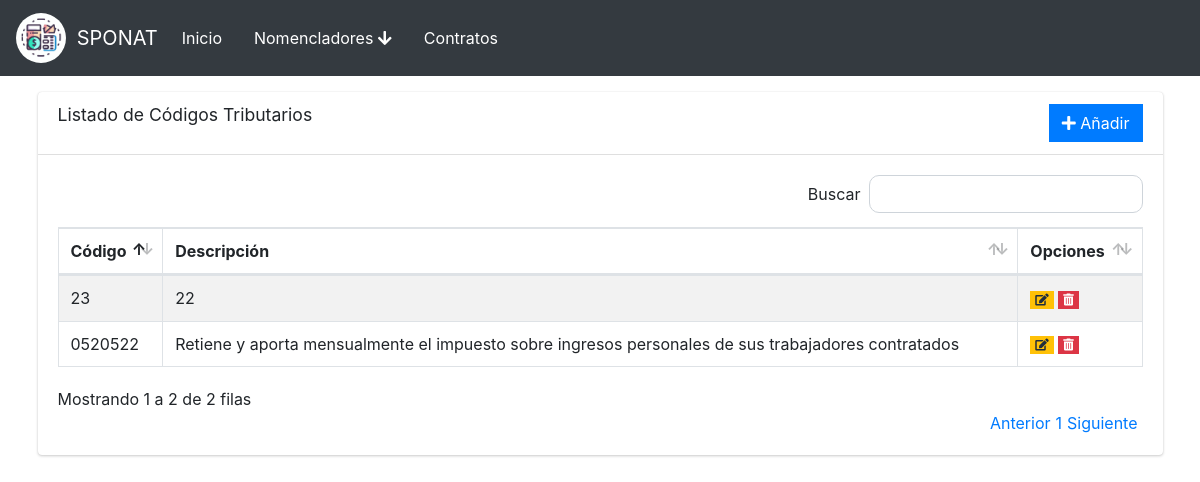
The page /codigo on the database as committed earlier.
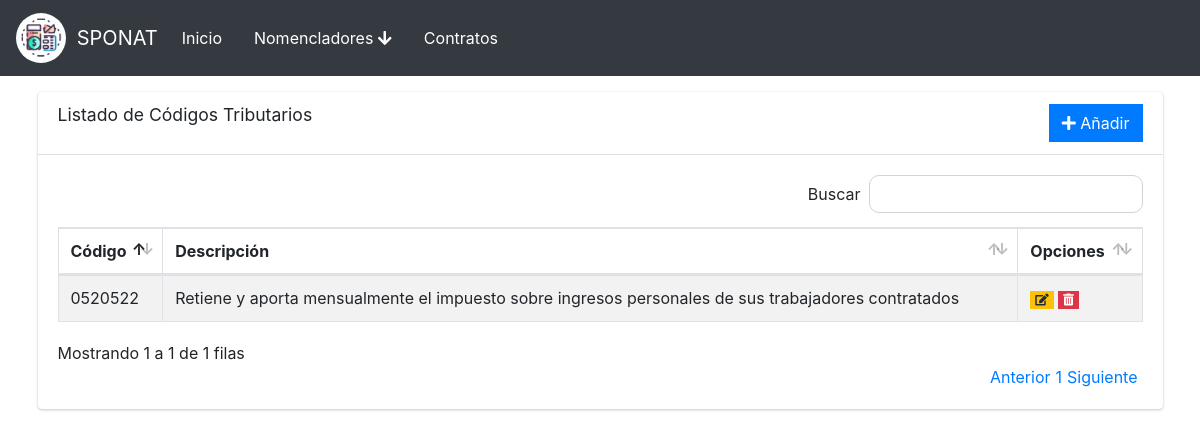
The same page on the database as committed later.
### main.py (models this page shows)
class CodigoSimple(db.Model):
    id = db.Column(db.Integer, primary_key=True, autoincrement=True)
    codigo = db.Column(db.String(50), nullable=False)
    descripcion = db.Column(db.String(200), nullable=False)
    porcentaje = db.Column(db.Float, nullable=True)
    fecha_pago = db.Column(db.String(200), nullable=False)

class CodigoPagoSalarial(db.Model):
    id = db.Column(db.Integer, primary_key=True, autoincrement=True)
    codigo = db.Column(db.String(50), nullable=False)
    descripcion = db.Column(db.String(200), nullable=False)
    monto_excento = db.Column(db.Float, nullable=False)
    monto_pago1 = db.Column(db.Float, nullable=False)
    porcentaje1 = db.Column(db.Float, nullable=False)
    monto_pago2 = db.Column(db.Float, nullable=False)
    porcentaje2 = db.Column(db.Float, nullable=False)
    monto_pago3 = db.Column(db.Float, nullable=False)
    porcentaje3 = db.Column(db.Float, nullable=False)
    monto_pago4 = db.Column(db.Float, nullable=False)
    porcentaje4 = db.Column(db.Float, nullable=False)
    monto_pago5 = db.Column(db.Float, nullable=False)
    porcentaje5 = db.Column(db.Float, nullable=False)
    monto_pago6 = db.Column(db.Float, nullable=False)
    porcentaje6 = db.Column(db.Float, nullable=False)
    fecha_pago = db.Column(db.String(200), nullable=False)

### main.py (the view)
@app.route('/codigo')
def cod_base():
    c_simple = db.session.query(CodigoSimple).all()
    c_pagoSalario = db.session.query(CodigoPagoSalarial).all()
    c_pagoMora = db.session.query(CodigoPagoMora).all()
    list = []
    for i in c_simple:
        list.append((i.id,i.codigo,i.descripcion,'simple'))
    for i in c_pagoSalario:
        list.append((i.id,i.codigo,i.descripcion,'salario'))
    for i in c_pagoMora:
        list.append((i.id,i.codigo,i.descripcion,'mora'))
    return render_template('cod_base.html',list=list)

### templates/cod_base.html (shortened to what this page needs)
{% extends 'base.html' %}
{% block content %}
<div class="content">
    <div class="container">
        <div class="card">
            <div class="card-header">
              <h3 class="card-title">Listado de C&oacute;digos Tributarios</h3>
              <div class="float-right">
                <a href="{{ url_for('cod_add') }}" class="btn btn-primary btn-flat">
                    <i class="fas fa-plus"></i> A&ntilde;adir
                </a>
                    </div>
            </div>
            <div class="card-body">
                <table id="example1" class="table table-bordered table-striped">
                  <thead>
                  <tr>
                    <th>C&oacute;digo</th>
                    <th>Descripci&oacute;n</th>
                    <th>Opciones</th>
                  </tr>
                  </thead>
                  <tbody>
                    {% for i in list %}
                    <tr>
                      <td>{{i[1]}}</td>
                      <td>{{i[2]}}</td>
                      <td>
                        {% if i[3] == 'simple' %}
                        <a href="#" class="btn btn-warning btn-xs btn-flat"><i class="fas fa-edit"></i></a>
                        <a href="{{ url_for('delete_cod', tipo='simple',id=i[0]) }}" class="btn btn-danger btn-xs btn-flat"><i class="fas fa-trash-alt"></i></a>
                        {% elif i[3] == 'salario' %}
                        <a href="#" class="btn btn-warning btn-xs btn-flat"><i class="fas fa-edit"></i></a>
                        <a href="#" class="btn btn-danger btn-xs btn-flat"><i class="fas fa-trash-alt"></i></a>
                        {% elif i[3] == 'mora' %}
                        <a href="#" class="btn btn-warning btn-xs btn-flat"><i class="fas fa-edit"></i></a>
                        <a href="#" class="btn btn-danger btn-xs btn-flat"><i class="fas fa-trash-alt"></i></a>
                        {% endif %}
                      </td>
                    </tr>
                    {% endfor %}
                    </tbody>
                </table>
            </div>
        </div>
    </div>
</div>
{% endblock %}

### templates/base.html (shortened to what this page needs)
<html>
    <head>
        <link rel="stylesheet" href="{{ url_for('static',filename='js/plugins/fontawesome-free/css/all.min.css') }}">
        <link rel="stylesheet" href="{{ url_for('static',filename='js/plugins/datatables-bs4/css/dataTables.bootstrap4.min.css') }}">
        <link rel="stylesheet" href="{{ url_for('static',filename='js/plugins/datatables-responsive/css/responsive.bootstrap4.min.css') }}">
        <link rel="stylesheet" href="{{ url_for('static',filename='js/plugins/datatables-buttons/css/buttons.bootstrap4.min.css') }}">
        <link rel="stylesheet" href="{{ url_for('static',filename='css/css/adminlte.min.css') }}">
      </head>
      <body>
        <nav class="navbar navbar-expand-lg navbar-dark bg-dark">
            <div class="container-fluid">
              <a class="navbar-brand" href="{{ url_for('Home') }}">
                <img src="{{ url_for('static',filename='icon/logo.jpg') }}" alt="Icono" width="50" height="50" class="d-inline-block align-text-top">
                 &nbsp; SPONAT
              </a>
              <div class="collapse navbar-collapse" id="navbarNav">
                <ul class="navbar-nav ms-auto">
                  <li class="nav-item">
                    <a class="nav-link active" href="{{ url_for('Home') }}">Inicio</a>
                  </li>
                  <li class="nav-item dropdown">
                    <a class="nav-link active" data-toggle="dropdown" href="#">
                      Nomencladores <i class="fas fa-arrow-down"></i>
                    </a>
                  </li>
                  <li class="nav-item">
                    <a class="nav-link active" href="#">Contratos</a>
                  </li>
                </ul>
              </div>
            </div>
          </nav>
        {% block content %}{% endblock %}
      </body>
</html>

### templates/base.html (style rules this page uses)
.navbar-brand { display: flex; align-items: center; }
.navbar-brand img { border-radius: 50%; }

Rows that differ between the two databases and show on the page:
removed CodigoSimple: codigo "23", descripcion "22"
Other text that changed with them:
text written by a page script: "Buscar Mostrando 1 a 2 de 2 filas Anterior 1 Siguiente" → "Buscar Mostrando 1 a 1 de 1 filas Anterior 1 Siguiente"
